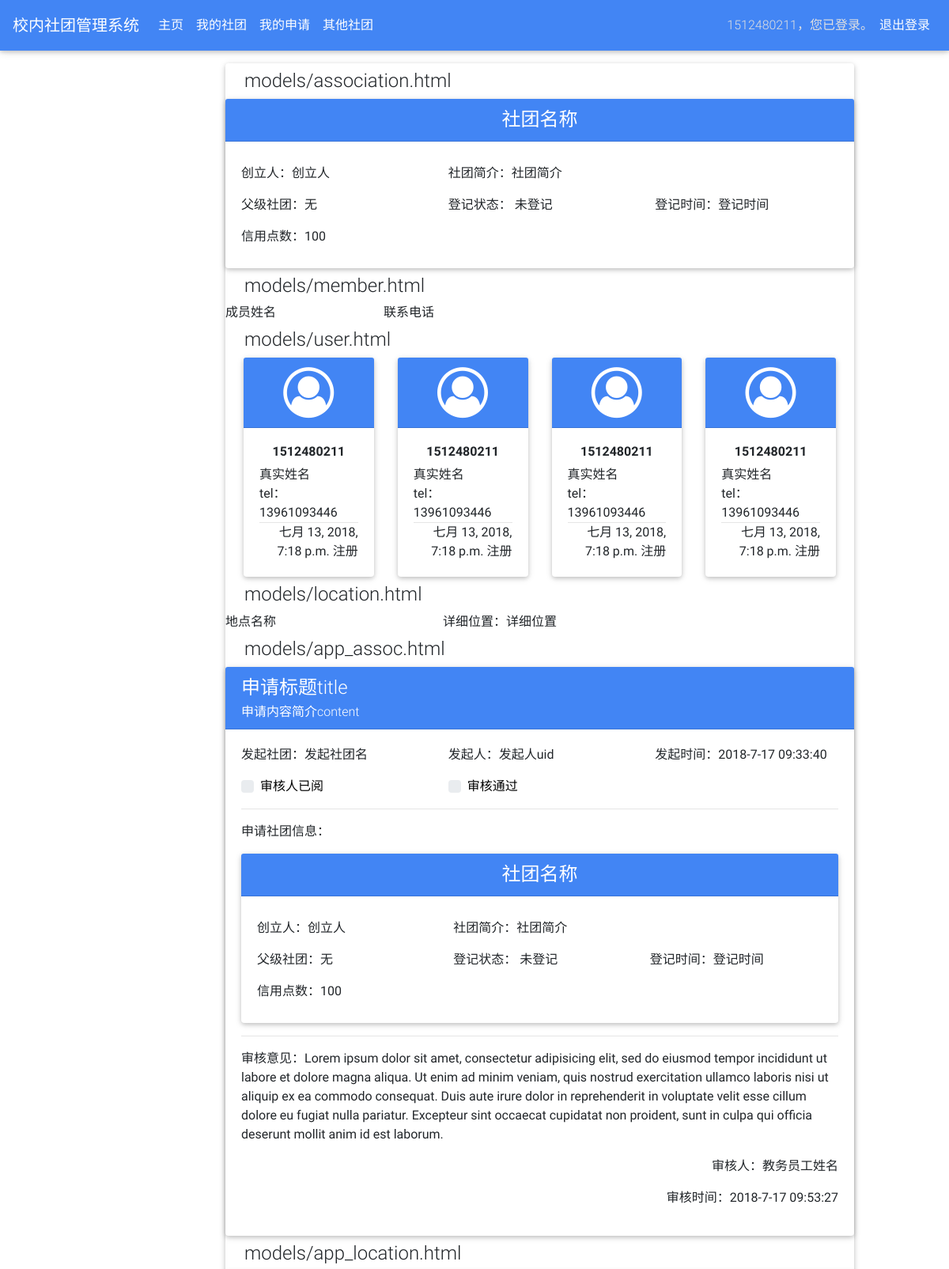
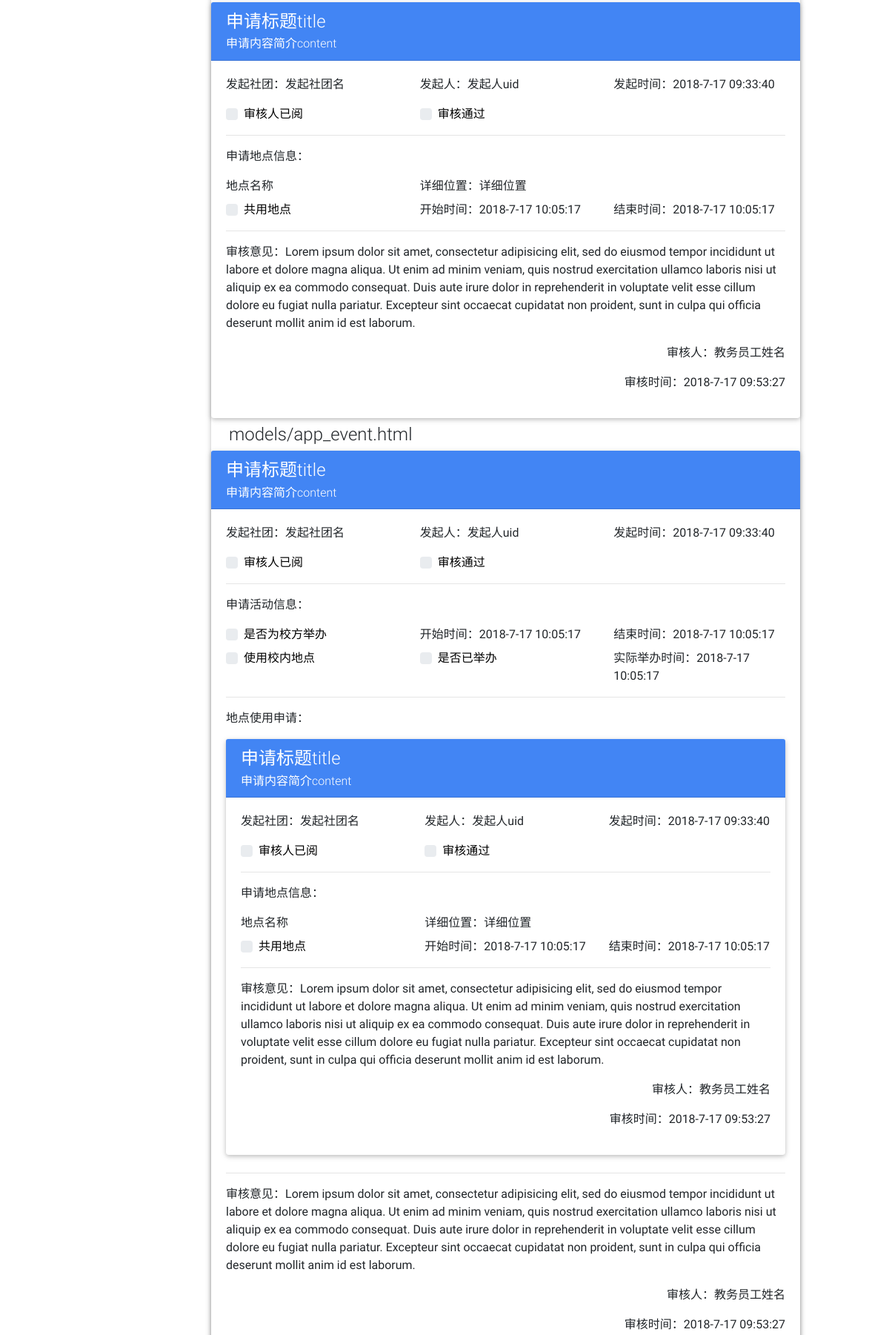
Page /test/models/ (signed in, upper part) on the committed database (2 pictures, top to bottom).
### AssocMgnt/models.py (models this page shows, shortened)
class User(AbstractUser):
    ROLE_FOUNDER = 0
    ROLE_STAFF = 1
    ROLE_ADMIN = 2
    ROLES = (
        (ROLE_FOUNDER, '社团创立者'),
        (ROLE_STAFF, '教务员工'),
        (ROLE_ADMIN, '系统管理员')
    )
    uid = models.CharField(max_length=16, null=False, verbose_name='学号/员工号')
    realName = models.CharField(max_length=32, null=True, verbose_name='真实姓名')
    role = models.IntegerField(choices=ROLES, default=0, verbose_name='角色')
    tel = models.CharField(max_length=48, null=True, verbose_name='联系电话')
    createTime = models.DateTimeField(auto_now_add=True, verbose_name='注册时间')
    class Meta:
        verbose_name_plural = verbose_name = '用户'
        db_table = 'user'

### AssocMgnt/views/test_views.py (the view)
def models(req: WSGIRequest):
    return render(req, 'models.html', context={})

### AssocMgnt/views/__init__.py (called while the page is built)
@wraps(django_render)
def render(request, template_name, context):
    ctx = default_context(request)
    ctx.update(context)
    return django_render(request, template_name, context=ctx)

def default_context(request: WSGIRequest):
    return {'user': request.user,
            'params': request.content_params}

### templates/models.html (shortened to what this page needs)
{% extends "frame.html" %}
{% block content %}
  <div class="row">
    <div class="col-2"></div>
    <div class="col-10">
      <div class="card">
        <h4 class="ml-4 mt-2 mb-2 text-left">models/association.html</h4>
        {% include "models/association.html" %}
        <h4 class="ml-4 mt-2 mb-2 text-left">models/member.html</h4>
        {% include "models/member.html" %}
        <h4 class="ml-4 mt-2 mb-2 text-left">models/user.html</h4>
        <div class="row ml-2 mr-2">
          <div class="col-3">{% include "models/user.html" %}</div>
          <div class="col-3">{% include "models/user.html" %}</div>
          <div class="col-3">{% include "models/user.html" %}</div>
          <div class="col-3">{% include "models/user.html" %}</div>
        </div>
        <h4 class="ml-4 mt-2 mb-2 text-left">models/location.html</h4>
        {% include "models/location.html" %}
        <h4 class="ml-4 mt-2 mb-2 text-left">models/app_assoc.html</h4>
        {% include "models/app_assoc.html" %}
        <h4 class="ml-4 mt-2 mb-2 text-left">models/app_location.html</h4>
        {% include "models/app_location.html" %}
        <h4 class="ml-4 mt-2 mb-2 text-left">models/app_event.html</h4>
        {% include "models/app_event.html" %}
      </div>
    </div>
  </div>
{% endblock %}

### templates/header_snippet.html (shortened to what this page needs)
{% block header %}
  <header>
    <nav class="navbar fixed-top navbar-expand-lg navbar-dark primary-color scrolling-navbar">
      <a class="navbar-brand" href="#"><strong>校内社团管理系统</strong></a>
      <div class="collapse navbar-collapse" id="navbarSupportedContent">
        <ul class="navbar-nav mr-auto">
          <li class="nav-item {% if request.path == '/' %}active{% endif %}">
            <a class="nav-link" href="/">主页<span class="sr-only">(当前)</span></a>
          </li>
          {% if not user.is_anonymous %}
            {% if user.role == 0 %}
              <li class="nav-item{% if request.path == '/founder/assoc/list/' %} active{% endif %}">
                <a class="nav-link" href="/founder/assoc/list">我的社团</a>
              </li>
              <li class="nav-item{% if request.path == '/founder/app/list/' %} active{% endif %}">
                <a class="nav-link" href="/founder/app/list">我的申请</a>
              </li>
              <li class="nav-item{% if request.path == '/founder/bulletins/' %} active{% endif %}">
                <a class="nav-link" href="/founder/bulletins">其他社团</a>
              </li>
            {% endif %}
          {% endif %}
        </ul>
        {% if not request.user.is_anonymous %}
          <ul class="navbar-nav mr-0">
            <li class="nav-item mt-2 text-light">
              {{ request.user.uid }}，您已登录。
            </li>
            <li class="nav-item">
              <a href="/logout" class="nav-link font-weight-normal">退出登录</a>
            </li>
          </ul>
        {% endif %}
      </div>
    </nav>
  </header>
{% endblock header %}

### templates/models/user.html
<div class="card">
  <div class="card-header primary-color">
    <i class="fa fa-user-circle-o fa-4x white-ic" aria-hidden="true"></i>
  </div>
  <div class="card-body">
    <h6 class="text-center font-weight-bold">{{ user.uid|default:'15124802XX' }}</h6>
    <p class="text-left mb-0">{{ user.realName|default:'真实姓名' }}</p>
    <p class="text-left mb-0">tel：{{ user.tel|default:'1891234567' }}</p>
    <hr class="mt-0 mb-0">
    <p class="text-right mb-0">{{ user.createTime|default:'2018-7-16 23:49:40' }} 注册</p>
  </div>
</div>

### rows in the picture
User: user.uid "1512480211", uid "1512480211 1512480211 1512480211 1512480211", realName "真实姓名 真实姓名 真实姓名 真实姓名", tel "13961093446 13961093446 13961093446 13961093446", createTime "七月 13, 2018, 7:18 p.m. 七月 13, 2018, 7:18 p.m. 七月 13, 2018, 7:18 p.m. 七月 13, 2018, 7:18 p.m."

### other values in the picture
{{ assoc.name|default:'社团名称' }} "社团名称 社团名称"
{{ assoc.founder.uid|default:'创立人' }} "创立人 创立人"
{{ assoc.introduction|default:'社团简介' }} "社团简介 社团简介"
{{ assoc.createTime|default:'登记时间' }} "登记时间 登记时间"
{{ assoc.credit|default:'100' }} "100 100"
{{ member.name|default:'成员姓名' }} "成员姓名"
{{ member.tel|default:'联系电话' }} "联系电话"
{{ location.name|default:'地点名称' }} "地点名称 地点名称 地点名称"
{{ location.where|default:'详细位置' }} "详细位置 详细位置 详细位置"
{{ app.title|default:'申请标题title' }} "申请标题title 申请标题title 申请标题title 申请标题title"
{{ app.content|default:'申请内容简介content' }} "申请内容简介content 申请内容简介content 申请内容简介content 申请内容简介content"
{{ app.starterAssociation.name|default:'发起社团名' }} "发起社团名 发起社团名 发起社团名 发起社团名"
{{ app.starter_user.uid|default:'发起人uid' }} "发起人uid 发起人uid 发起人uid 发起人uid"
{{ app.createTime|default:'2018-7-17 09:33:40' }} "2018-7-17 09:33:40 2018-7-17 09:33:40 2018-7-17 09:33:40 2018-7-17 09:33:40"
{{ app.reviewer.uid|default:'教务员工姓名' }} "教务员工姓名 教务员工姓名 教务员工姓名 教务员工姓名"
